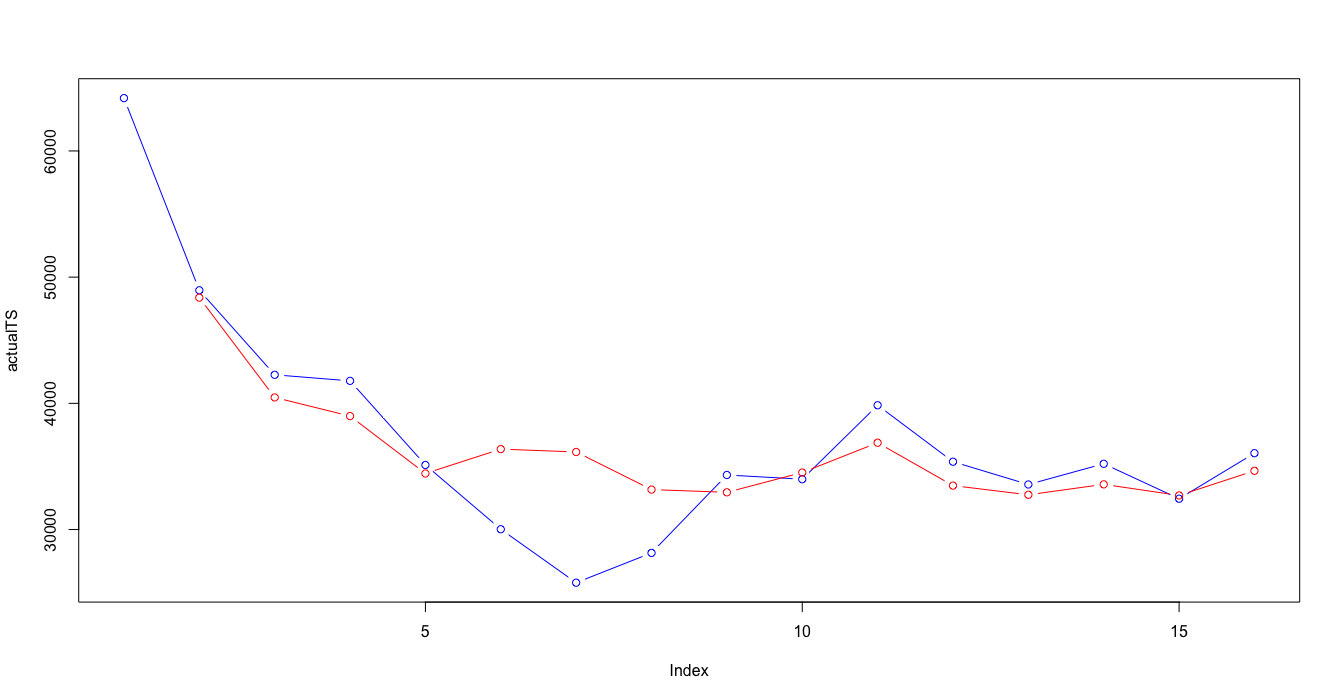

R code for this plot:
# par(mfrow = c(1, 1))
# due possibilità
# quell'ente per questo reparto nel 2017 a che cluster assomoglia?
# dovresti porendere tutti i cluster che ho, tagliare le 52 colonne a 17, calcolo il prototipo (media, centroidi calcolati sui 17) quale centroide è più simile al 2017?
# confornto i prototype con distanza coseno
# prendo i prototipi dei cluster, calcolo la distanza coseno 

require(zoo)



shift <- function(x, n, invert=FALSE, default=NA){
  stopifnot(length(x)>=n)
  if(n==0){
    return(x)
  }
  n <- ifelse(invert, n*(-1), n)
  if(n<0){
    n <- abs(n)
    forward=FALSE
  }else{
    forward=TRUE
  }
  if(forward){
    return(c(rep(default, n), x[seq_len(length(x)-n)]))
  }
  if(!forward){
    return(c(x[seq_len(length(x)-n)+n], rep(default, n)))
  }
}


clusterVector2017 <- c()
for (deptSelected in deptNumbersSecond) {
  
  
  tempDept <-
    appoggioDepts[(as.numeric(as.character(clusterDataframe$REPARTO)) == deptSelected),]
  
  reversedStoreOrderedByWeek2017 <- t(storeOrderedByWeek[which(storeOrderedByWeek$REPARTO==deptSelected & storeOrderedByWeek$ANNONO== 2017),])
  reversedStoreForCluster2017 <- reversedStoreOrderedByWeek2017
  
  for(storeNo in storesNumbersSecond){
    #print((match(storeNo,storesNumbersSecond)))
    reversedStoreForCluster2017<- rbind(reversedStoreForCluster2017 , reversedStoreOrderedByWeek2017[(3+(match(storeNo,storesNumbersSecond))),])
    
  }
  clusterVectorForGraph <- c()
  clusterCentroids <- data.frame()
  clusterMedoids <- data.frame()
  
  
  # 
  clusterVectorForGraph<- append(clusterVectorForGraph, listAllDeptYear[[match(deptSelected, deptNumbersSecond)]][[5]][[match(deptSelected, deptNumbersSecond)]])
  
  # clusterCentroids<- rbind(clusterCentroids, listYears[[match(yearSelected, yearList2)]][[match(deptSelected, deptNumbersSecond)]][[1]][[match(deptSelected, deptNumbersSecond)]]$prototypes)
  
  
  clusterNo<- unique(clusterVectorForGraph)
  clusterNo <- sort(clusterNo, decreasing = FALSE)
  
  clusterCentroids <- unname(clusterCentroids)
  clusterMedoids <- unname(clusterMedoids)
  
  
  
  # 
  # print(match(deptSelected, deptNumbersSecond))
  # print(max(clusterNo))
  # print(listAllDeptYear[[match(deptSelected, deptNumbersSecond)]][[1]][[max(clusterNo)]]$prototypes)
  
  for(clst in clusterNo){
    clusterMedoids <- rbind(clusterMedoids, (colMeans(appoggioDepts[which(as.numeric(as.character(appoggioDepts$REPARTO)) == as.numeric(deptSelected) & as.numeric(as.character(appoggioDepts$clusterVector)) == as.numeric(clst)),5:ncol(appoggioDepts)])))
  }
  
  
  clusterCentroids<- rbind(clusterCentroids, unname(listAllDeptYear[[match(deptSelected, deptNumbersSecond)]][[1]][[max(clusterNo)]]$prototypes ))
  
  names(clusterMedoids)<- names(clusterCentroids)
  
  clusterMedoids <- clusterMedoids[,0:ncol(reversedStoreForCluster2017)]
  
  clusterCentroids <- clusterCentroids[,0:ncol(reversedStoreForCluster2017)]
  
  names(reversedStoreForCluster2017) <- names(clusterCentroids) 
  
  reversedStoreForCluster2017 <- unname(reversedStoreForCluster2017)
  reversedStoreForCluster2017 <- reversedStoreForCluster2017[(nrow(reversedStoreOrderedByWeek2017)+1):nrow(reversedStoreForCluster2017),]
  # reversedStoreForCluster2017 <- rbind (reversedStoreForCluster2017,clusterCentroids)
  reversedStoreForCluster2017 <- rbind (reversedStoreForCluster2017,clusterMedoids)
  reversedStoreForCluster2017 <- as.matrix(reversedStoreForCluster2017)
  
  
  
  cosineDistanceMatrix2017 <- matrix(nrow=nrow(reversedStoreForCluster2017),ncol=nrow(reversedStoreForCluster2017))
  
  for (x in 1:(nrow(reversedStoreForCluster2017)-max(clusterNo))){
    
    for(y in 7: nrow(reversedStoreForCluster2017)){
      
      cosineDistanceMatrix2017[x ,y ] <- (1 - ( (reversedStoreForCluster2017[x,] %*% reversedStoreForCluster2017[y,]) /
                                                  (sqrt((reversedStoreForCluster2017[x,]%*%reversedStoreForCluster2017[x,]) * (reversedStoreForCluster2017[y,]%*%reversedStoreForCluster2017[y,]) ))))
      
    }
  }
  
  cosineDistanceMatrix2017 <- na.omit(cosineDistanceMatrix2017[,colSums(is.na(cosineDistanceMatrix2017))<nrow(cosineDistanceMatrix2017)])
  
  clusterVector2017 <- append(clusterVector2017, c(which.min(cosineDistanceMatrix2017[1,]) , which.min(cosineDistanceMatrix2017[2,]) , which.min(cosineDistanceMatrix2017[3,]) , which.min(cosineDistanceMatrix2017[4,]) , which.min(cosineDistanceMatrix2017[5,]) , which.min(cosineDistanceMatrix2017[6,]) ))
  print(clusterVector2017)
  
}




clusterDataframe2017 <- as.data.frame( selectedStoreDeptAggregated$REPARTO)
clusterDataframe2017 <- cbind(clusterDataframe2017,selectedStoreDeptAggregated$ENTE)
clusterDataframe2017 <- cbind(clusterDataframe2017,selectedStoreDeptAggregated$ANNONO)



clusterDataframe2017 <- unique(clusterDataframe2017)


colnames(clusterDataframe2017) <- c("REPARTO","ENTE","ANNONO")



clusterDataframe2017 <- clusterDataframe2017[clusterDataframe2017$ANNONO == as.numeric("2017"), ]

clusterDataframe2017 <- (clusterDataframe2017[with(clusterDataframe2017, order(REPARTO, ANNONO , ENTE)), ])


clusterDataframeAllin <- rbind(clusterDataframe,clusterDataframe2017)
clusterDataframeAllin <- (clusterDataframeAllin[with(clusterDataframeAllin, order(REPARTO, ANNONO , ENTE)), ])






# clusterDepts <- selectedStoreDeptAggregated[which( (as.numeric(as.character(selectedStoreDeptAggregated$REPARTO)) %in% deptNumbersSecond)),]
# clusterDepts <- clusterDepts [which( (selectedStoreDeptAggregated$ANNONO %in% yearList2)),]
# 
# clusterDepts <- clusterDepts[!duplicated(clusterDepts[,c('REPARTO','ENTE','ANNONO')]),c('REPARTO','ENTE','ANNONO')]
clusterDepts2017 <- cbind(clusterDataframe2017, clusterVector2017)



colnames(clusterDepts2017) <- c("REPARTO","ENTE","ANNONO","clusterVector")
clusterDeptsAllin <- rbind(clusterDepts,clusterDepts2017)

View(clusterDeptsAllin)

appoggioDepts2017 <- data.frame()



for(repartoCurrent in unique(clusterDeptsAllin$REPARTO)){
  
  for(enteCurrent in storesNumbersSecond){
    
    for(annoCurrent in unique(clusterDeptsAllin$ANNONO)){   
      
      appoggioDepts2017 <- rbind.fill(appoggioDepts2017, cbind(clusterDeptsAllin[which( as.numeric(as.character(clusterDeptsAllin$REPARTO)) == as.numeric(repartoCurrent) & as.numeric(as.character(clusterDeptsAllin$ANNONO)) == as.numeric(annoCurrent) & as.numeric(as.character(clusterDeptsAllin$ENTE)) == as.numeric(enteCurrent)   ),
                                                                                 ],
                                                               t(storeOrderedByWeek[which( as.numeric(storeOrderedByWeek$REPARTO) == as.numeric(repartoCurrent) & as.numeric(storeOrderedByWeek$ANNONO) == as.numeric(annoCurrent) ) ,
                                                                                    (match(enteCurrent,storesNumbersSecond) +3)])) )
      
    }
    
  }
  
  
  
}

clusterCurrent <- 1
deptSelected <- 6

View(appoggioDepts2017)
appoggioDepts2017 <- (appoggioDepts2017[with(appoggioDepts2017, order(REPARTO, ANNONO , ENTE)), ])
# appoggioDepts2017 <- appoggioDepts2017[,0:22]


assa <-t(appoggioDepts2017[which(as.numeric(as.character(appoggioDepts2017$REPARTO)) == as.numeric(deptSelected) &
                                   as.numeric(as.character(appoggioDepts2017$clusterVector)) == as.numeric(clusterCurrent)),5:ncol(appoggioDepts2017)])


predictData2 <- data.frame()
for(colAssa in c(1:6)){
  
  predictData2<- rbind(predictData2, na.omit(cbind( as.matrix(assa[,colAssa]), shift (as.matrix(assa[,colAssa]) ,-1),shift (as.matrix(assa[,colAssa]) ,-2))) )
}
colnames(predictData2) <- c("nolag","lag1","lag2")
testSet <- na.omit(data.frame(na.omit(assa[,8]), shift(na.omit(assa[,8]), -1 ), shift(na.omit(assa[,8]), -2 )))
# testSet <- rbind(testSet, na.omit(assa[,7]))
colnames(testSet) <- c("nolag","lag1","lag2")
predictFrame <- (c (as.vector(as.matrix(assa[,(1:6)])) , na.omit(as.vector(as.matrix(assa[,8])))))
predictInput <- cbind(shift(predictFrame,-1),shift(predictFrame,-2),predictFrame)
predictData <- predictInput[complete.cases(predictInput),]
colnames(predictData2) <- c("nolag","lag1","lag2")

# trainIndex <- 1:(nrow(predictData2))
training <- predictData2
rownames(training) <- NULL
#fine creazione del training set

#inizio creazione del test set
# test <- as.data.frame(predictData[-trainIndex,])
test <- testSet
rownames(test) <- NULL
#fine creazione del test set

bootControl <- trainControl(number=15)    #definisce il comportamento di apprendimento (k-folds cross validation?)
preProc <- c("center","scale")                #imposta i parametri per il preprocessing
set.seed(2)                                #setta uno scenario casuale
indexTrn <- ncol(training)                    # ???

#creazione del modello di apprendimento
#
svmFit <- train(training[,-1], training[,1], method="svmRadial", tuneLength=15, trnControl=bootControl)
# svmFit <- train(training[,-indexTrn],training[,indexTrn],method="svmRadial",tuneLength=15, trnControl=bootControl,preProcess = preProc ) 
svmBest <-svmFit$finalModel    #modello migliore trovato con i parametri forniti
predsvm <- predict(svmBest, test[,-1])
actualTS <- test[,1]
predictedTS <- predsvm

rmse( actual=actualTS[3:16], predicted=predictedTS[2:15] )
mae(actual=actualTS[3:16], predicted=predictedTS[2:15] )

cbind(actualTS,predictedTS)
par(mfrow = c(1, 1))
plot(actualTS,type="b",col="blue", ylim=c(min(actualTS,predictedTS),max(actualTS,predictedTS)))
lines(shift(predictedTS,1),type="b",col="red")


# trainingInput <- data.frame()
# for(colNumber in 1:ncol(assa)){
#   trainingInput <-rbind(trainingInput,cbind(assa[,colNumber],lagpad(assa[,colNumber],1),lagpad(assa[,colNumber],2)))
# }
# 
# cbind(assa[,1],lagpad(assa[,1],1),lagpad(assa[,1],2))
# 
# 
# for (deptSelected in deptNumbersSecond) {
#   clusterList <- unique(appoggioDepts2017[which(as.numeric(as.character(appoggioDepts2017$REPARTO)) == as.numeric(deptSelected)),]$clusterVector)
#   for(clusterCurrent in clusterList){
#     
#     t(appoggioDepts2017[which(as.numeric(as.character(appoggioDepts2017$REPARTO)) == as.numeric(deptSelected) &
#                                 as.numeric(as.character(appoggioDepts2017$clusterVector)) == as.numeric(clusterCurrent)),5:ncol(appoggioDepts2017)])
#   }
#   
#   
# }
# 
# MS.MIInput=merge(lag(MS.MIcut.z,1),lag(MS.MIcut.z,2),lag(MS.MIcut.z,3),lag(MS.MIcut.z,4),lag(MS.MIcut.z,5),lag(MS.MI.z,6),all=FALSE)
# 
# MS.MIData=merge(MS.MIInput,MS.MIcut.z,all=FALSE)
# MS.MIData=na.omit(MS.MIData)
# colnames(MS.MIData)=c("lag1","lag2","lag3","lag4","lag5","lag6","TARGET")
# #fine creazione
# 
# #inizio creazione del training set
# trainIndex=1:(nrow(MS.MIData)*0.75)
# training=as.data.frame(MS.MIData[trainIndex])
# rownames(training)=NULL
# #fine creazione del training set
# 
# #inizio creazione del test set
# test=as.data.frame(MS.MIData[-trainIndex])
# rownames(test)=NULL
# #fine creazione del test set
# 
# bootControl=trainControl(number=100)    #definisce il comportamento di apprendimento (k-folds cross validation?)
# preProc=c("center","scale")                #imposta i parametri per il preprocessing
# set.seed(2)                                #setta uno scenario casuale
# indexTrn=ncol(training)                    # ???
# 
# 
# 
